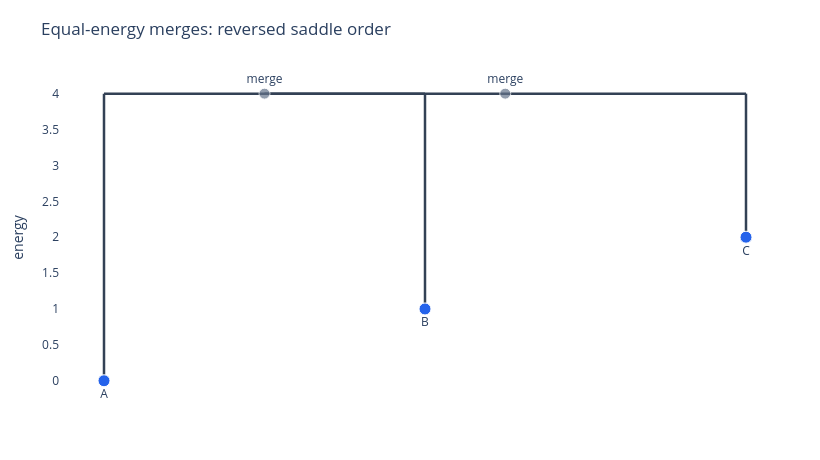

Notebook code cell kept with this figure:
### Markdown cell above
### Visual Check: Reversed Saddle Order

Reversing the saddle list yields the same leaf order and branch geometry, which is the stability property we want for repeated analyses.

### Code cell
plot_disconnectivity_tree(tree_reverse; title="Equal-energy merges: reversed saddle order")

### Figure 1 — Plotly figure (JSON) as saved in the notebook; plotly's stock layout.template omitted (floating-point values rounded to 4 significant figures)
{"data": [{"hoverinfo": "skip", "line": {"color": "#334155", "width": 2.5}, "mode": "lines", "showlegend": false, "type": "scatter", "x": [0.5, 2, null, 0.5, 0.5, null, 0, 1, null, 0, 0, null, 1, 1, null, 2, 2, null], "y": [4, 4, null, 4, 4, null, 4, 4, null, 0, 4, null, 1, 4, null, 2, 4, null]}, {"hoverinfo": "text", "hovertext": ["merge<br>E=4.0<br>minima=A, B", "merge<br>E=4.0<br>minima=A, B, C"], "marker": {"color": ["#64748b", "#64748b"], "line": {"color": "white", "width": 1}, "size": [11, 11], "symbol": ["circle", "circle"]}, "mode": "markers+text", "showlegend": false, "text": ["merge", "merge"], "textposition": "top center", "type": "scatter", "x": [0.5, 1.25], "y": [4, 4]}, {"hoverinfo": "text", "hovertext": ["minimum A<br>E=0.0", "minimum B<br>E=1.0", "minimum C<br>E=2.0"], "marker": {"color": "#2563eb", "line": {"color": "white", "width": 1}, "size": 12}, "mode": "markers+text", "showlegend": false, "text": ["A", "B", "C"], "textposition": "bottom center", "type": "scatter", "x": [0, 1, 2], "y": [0, 1, 2]}], "layout": {"height": 460, "margin": {"b": 55, "l": 60, "r": 30, "t": 70}, "paper_bgcolor": "white", "plot_bgcolor": "white", "showlegend": false, "title": "Equal-energy merges: reversed saddle order", "width": 820, "xaxis": {"visible": false}, "yaxis": {"title": "energy"}}}
